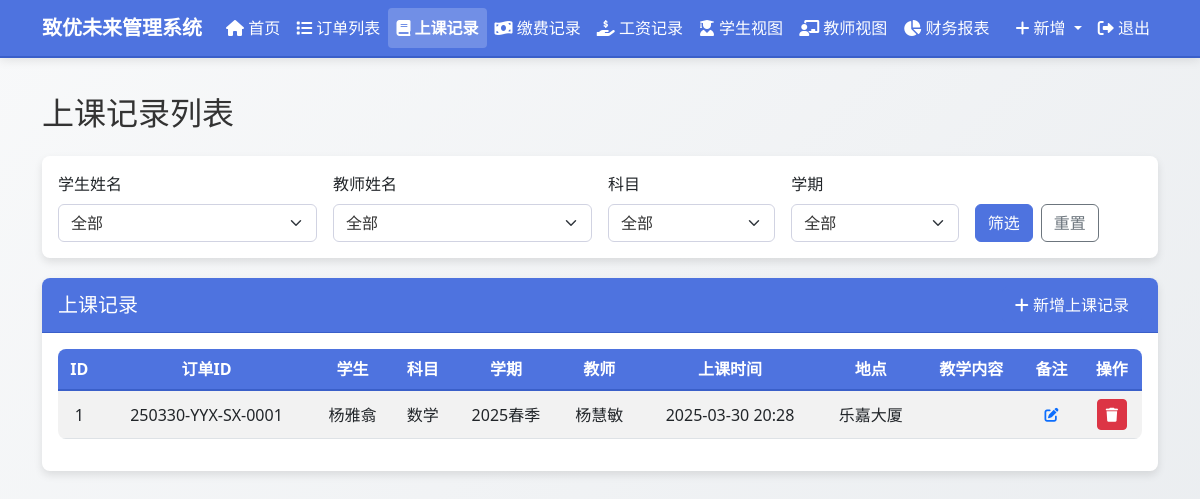
Page /class_records (signed in) on the earlier database version.
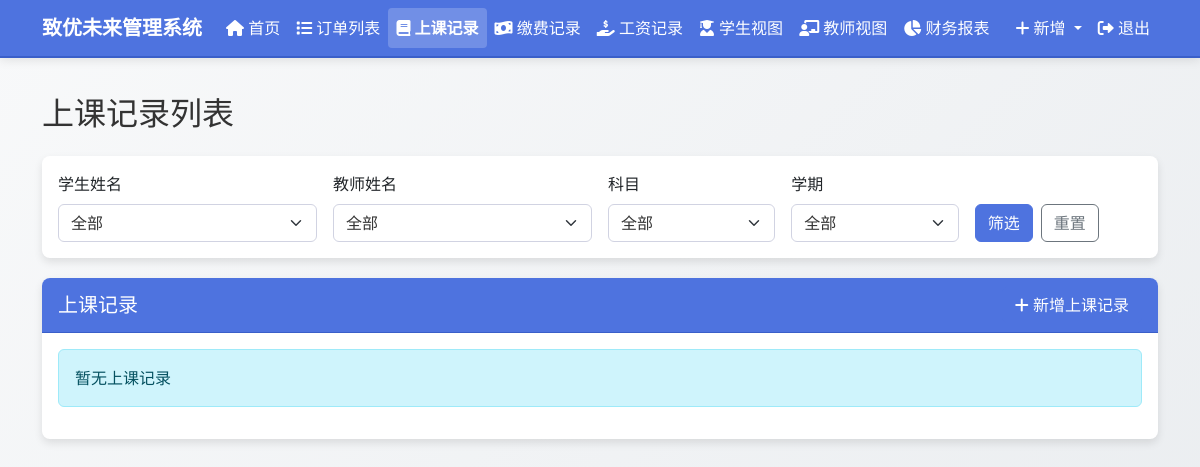
Same page on the later database version.
### models.py (models this page shows, shortened)
class ClassRecord(db.Model):
    id = db.Column(db.Integer, primary_key=True)
    order_id = db.Column(db.Integer, db.ForeignKey('order.id'), nullable=False)
    student_name = db.Column(db.String(100), nullable=False)
    subject = db.Column(db.String(100), nullable=False)
    semester = db.Column(db.String(100), nullable=False)
    teacher_name = db.Column(db.String(100), nullable=False)
    class_content = db.Column(db.Text, nullable=True)
    class_time = db.Column(db.DateTime, nullable=False, default=datetime.now)
    location = db.Column(db.String(100), nullable=False)
    note = db.Column(db.Text, nullable=True)
    created_at = db.Column(db.DateTime, default=datetime.now)

class Order(db.Model):
    id = db.Column(db.Integer, primary_key=True)
    order_number = db.Column(db.String(50),
                             unique=True,
                             nullable=False,
                             default="")
    student_name = db.Column(db.String(100), nullable=False)
    subject = db.Column(db.String(100), nullable=False)
    teacher_name = db.Column(db.String(100), nullable=False)
    semester = db.Column(db.String(100), nullable=False)
    total_classes = db.Column(db.Integer, default=0)
    completed_classes = db.Column(db.Integer, default=0)
    remaining_classes = db.Column(db.Integer, default=0)
    class_price = db.Column(db.Float, default=0.0)
    salary_price = db.Column(db.Float, default=0.0)  # 新增工资单价字段
    total_price = db.Column(db.Float, default=0.0)
    paid_amount = db.Column(db.Float, default=0.0)
    used_amount = db.Column(db.Float, default=0.0)
    remaining_amount = db.Column(db.Float, default=0.0)  # 已缴费用 - 已销费用
    payable_amount = db.Column(db.Float, default=0.0)  # 订单总价 - 已缴费用
    payable_salary = db.Column(db.Float, default=0.0)
    paid_salary = db.Column(db.Float, default=0.0)
    remaining_salary = db.Column(db.Float, default=0.0)
    order_note = db.Column(db.Text, nullable=True)
    teacher_note = db.Column(db.Text, nullable=True)
    student_note = db.Column(db.Text, nullable=True)
    created_at = db.Column(db.DateTime, default=datetime.now)
    class_records = db.relationship('ClassRecord', backref='order', lazy=True)
    payment_records = db.relationship('PaymentRecord',
                                      backref='order',
                                      lazy=True)
    salary_records = db.relationship('SalaryRecord',
                                     backref='order',
                                     lazy=True)

### routes.py (the view)
@app.route('/class_records')
@login_required
def class_records_list():
    student_name = request.args.get('student_name', '')
    teacher_name = request.args.get('teacher_name', '')
    subject = request.args.get('subject', '')
    semester = request.args.get('semester', '')
    query = ClassRecord.query
    if student_name:
        query = query.filter(ClassRecord.student_name == student_name)
    if teacher_name:
        query = query.filter(ClassRecord.teacher_name == teacher_name)
    if subject:
        query = query.filter(ClassRecord.subject == subject)
    if semester:
        query = query.filter(ClassRecord.semester == semester)
    class_records = query.order_by(ClassRecord.class_time.desc()).all()
    all_students = db.session.query(ClassRecord.student_name).distinct().all()
    all_teachers = db.session.query(ClassRecord.teacher_name).distinct().all()
    all_subjects = db.session.query(ClassRecord.subject).distinct().all()
    all_semesters = db.session.query(ClassRecord.semester).distinct().all()
    order_form = OrderForm()
    class_record_form = ClassRecordForm()
    payment_record_form = PaymentRecordForm()
    salary_record_form = SalaryRecordForm()
    all_orders = Order.query.all()
    class_record_form.order_id.choices = [
        (order.id,
         f"{order.order_number} - {order.student_name} - {order.subject}")
        for order in all_orders
    ]
    payment_record_form.order_id.choices = [
        (order.id,
         f"{order.order_number} - {order.student_name} - {order.subject}")
        for order in all_orders
    ]
    salary_record_form.order_id.choices = [
        (order.id,
         f"{order.order_number} - {order.teacher_name} - {order.subject}")
        for order in all_orders
    ]
    return render_template(
        'class_records_list.html',
        title='上课记录',
        class_records=class_records,
        all_students=[student[0] for student in all_students],
        all_teachers=[teacher[0] for teacher in all_teachers],
        all_subjects=[subject[0] for subject in all_subjects],
        all_semesters=[semester[0] for semester in all_semesters],
        selected_student=student_name,
        selected_teacher=teacher_name,
        selected_subject=subject,
        selected_semester=semester,
        edit_note_form=EditNoteForm(),
        order_form=order_form,
        class_record_form=class_record_form,
        payment_record_form=payment_record_form,
        salary_record_form=salary_record_form)

### forms.py
class OrderForm(FlaskForm):
    student_name = StringField('学生姓名', validators=[DataRequired()])
    subject = StringField('科目', validators=[DataRequired()])
    teacher_name = StringField('教师姓名', validators=[DataRequired()])
    semester = StringField('学期', validators=[DataRequired()])
    total_classes = IntegerField('总课程数', validators=[DataRequired(), NumberRange(min=1)])
    class_price = FloatField('课程单价', validators=[DataRequired(), NumberRange(min=0)])
    salary_price = FloatField('工资单价', validators=[DataRequired(), NumberRange(min=0)])
    order_note = TextAreaField('订单备注', validators=[Optional()])
    submit = SubmitField('保存')

class ClassRecordForm(FlaskForm):
    order_id = SelectField('订单编号', validators=[DataRequired()], coerce=int)
    student_name = StringField('学生姓名', render_kw={'readonly': True})
    subject = StringField('科目', render_kw={'readonly': True})
    semester = StringField('学期', render_kw={'readonly': True})
    teacher_name = StringField('教师姓名', render_kw={'readonly': True})
    class_content = TextAreaField('教学内容', validators=[Optional()])
    class_time = DateTimeLocalField('上课时间', format='%Y-%m-%dT%H:%M', validators=[DataRequired()], default=datetime.now)
    location = StringField('地点', validators=[DataRequired()])
    note = TextAreaField('备注', validators=[Optional()])
    submit = SubmitField('保存')

### app.py (called while the page is built)
@login_manager.user_loader
def load_user(user_id):
    from models import User
    return User.query.get(int(user_id))

### templates/class_records_list.html (shortened to what this page needs)
{% extends "layout.html" %}
{% block content %}
<h2 class="mb-4">上课记录列表</h2>
<div class="card filter-card">
    <div class="card-body">
        <form method="get" action="{{ url_for('class_records_list') }}" class="row g-3">
            <div class="col-md-3">
                <label for="student_name" class="form-label">学生姓名</label>
                <select name="student_name" id="student_name" class="form-select">
                    <option value="">全部</option>
                </select>
            </div>
            <div class="col-md-3">
                <label for="teacher_name" class="form-label">教师姓名</label>
                <select name="teacher_name" id="teacher_name" class="form-select">
                    <option value="">全部</option>
                </select>
            </div>
            <div class="col-md-2">
                <label for="subject" class="form-label">科目</label>
                <select name="subject" id="subject" class="form-select">
                    <option value="">全部</option>
                </select>
            </div>
            <div class="col-md-2">
                <label for="semester" class="form-label">学期</label>
                <select name="semester" id="semester" class="form-select">
                    <option value="">全部</option>
                </select>
            </div>
            <div class="col-md-2 d-flex align-items-end">
                <button type="submit" class="btn btn-primary">筛选</button>
                <a href="{{ url_for('class_records_list') }}" class="btn btn-outline-secondary ms-2">重置</a>
            </div>
        </form>
    </div>
</div>
<div class="card">
    <div class="card-header d-flex justify-content-between align-items-center">
        <h5 class="mb-0">上课记录</h5>
        <button type="button" class="btn btn-primary" data-bs-toggle="modal" data-bs-target="#newClassRecordModal">
            <i class="fas fa-plus"></i> 新增上课记录
        </button>
    </div>
    <div class="card-body">
        {% if class_records %}
        <div class="table-responsive">
            <table class="table table-striped table-hover">
                <thead>
                    <tr>
                        <th>ID</th>
                        <th>订单ID</th>
                        <th>学生</th>
                        <th>科目</th>
                        <th>学期</th>
                        <th>教师</th>
                        <th>上课时间</th>
                        <th>地点</th>
                        <th>教学内容</th>
                        <th>备注</th>
                        <th>操作</th>
                    </tr>
                </thead>
                <tbody>
                    {% for record in class_records %}
                    <tr>
                        <td>{{ record.id }}</td>
                        <td>{{ record.order.order_number }}</td>
                        <td>{{ record.student_name }}</td>
                        <td>{{ record.subject }}</td>
                        <td>{{ record.semester }}</td>
                        <td>{{ record.teacher_name }}</td>
                        <td>{{ record.class_time.strftime('%Y-%m-%d %H:%M') }}</td>
                        <td>{{ record.location }}</td>
                        <td>{{ record.class_content }}</td>
                        <td>
                            <button type="button" class="btn btn-sm btn-link edit-note"
                                    data-bs-toggle="modal" data-bs-target="#editNoteModal"
                                    data-note-id="{{ record.id }}"
                                    data-note-type="class_note"
                                    data-note-text="{{ record.note or '' }}">
                                <i class="fas fa-edit"></i>
                            </button>
                        </td>
                        <td>
                            <button type="button" class="btn btn-sm btn-danger delete-class-record"
                                    data-record-id="{{ record.id }}"
                                    data-student-name="{{ record.student_name }}"
                                    data-class-time="{{ record.class_time.strftime('%Y-%m-%d %H:%M') }}">
                                <i class="fas fa-trash"></i>
                            </button>
                        </td>
                    </tr>
                    {% endfor %}
                </tbody>
            </table>
        </div>
        {% else %}
        <div class="alert alert-info">暂无上课记录</div>
        {% endif %}
    </div>
</div>
{% endblock %}

### templates/layout.html (shortened to what this page needs)
<!DOCTYPE html>
<html lang="zh-CN">
<head>
    <link href="https://cdn.jsdelivr.net/npm/bootstrap@5.3.0/dist/css/bootstrap.min.css" rel="stylesheet">
    <link href="https://cdnjs.cloudflare.com/ajax/libs/font-awesome/6.0.0/css/all.min.css" rel="stylesheet">
    <link href="{{ url_for('static', filename='css/style.css') }}" rel="stylesheet">
</head>
<body data-bs-theme="light">
    {% if current_user.is_authenticated %}
    <nav class="navbar navbar-expand-lg navbar-light bg-primary fixed-top">
        <div class="container">
            <a class="navbar-brand" href="{{ url_for('dashboard') }}">致优未来管理系统</a>
            <div class="collapse navbar-collapse" id="navbarNav">
                <ul class="navbar-nav me-auto">
                    <li class="nav-item">
                        <a class="nav-link {% if request.endpoint == 'dashboard' %}active{% endif %}" href="{{ url_for('dashboard') }}">
                            <i class="fas fa-home"></i> 首页
                        </a>
                    </li>
                    <li class="nav-item">
                        <a class="nav-link {% if request.endpoint == 'order_list' %}active{% endif %}" href="{{ url_for('order_list') }}">
                            <i class="fas fa-list"></i> 订单列表
                        </a>
                    </li>
                    <li class="nav-item">
                        <a class="nav-link {% if request.endpoint == 'class_records_list' %}active{% endif %}" href="{{ url_for('class_records_list') }}">
                            <i class="fas fa-book"></i> 上课记录
                        </a>
                    </li>
                    <li class="nav-item">
                        <a class="nav-link {% if request.endpoint == 'payment_records_list' %}active{% endif %}" href="{{ url_for('payment_records_list') }}">
                            <i class="fas fa-money-bill-wave"></i> 缴费记录
                        </a>
                    </li>
                    <li class="nav-item">
                        <a class="nav-link {% if request.endpoint == 'salary_records_list' %}active{% endif %}" href="{{ url_for('salary_records_list') }}">
                            <i class="fas fa-hand-holding-usd"></i> 工资记录
                        </a>
                    </li>
                    <li class="nav-item">
                        <a class="nav-link {% if request.endpoint == 'student_view' %}active{% endif %}" href="{{ url_for('student_view') }}">
                            <i class="fas fa-user-graduate"></i> 学生视图
                        </a>
                    </li>
                    <li class="nav-item">
                        <a class="nav-link {% if request.endpoint == 'teacher_view' %}active{% endif %}" href="{{ url_for('teacher_view') }}">
                            <i class="fas fa-chalkboard-teacher"></i> 教师视图
                        </a>
                    </li>
                    <li class="nav-item">
                        <a class="nav-link {% if request.endpoint == 'financial_report' %}active{% endif %}" href="{{ url_for('financial_report') }}">
                            <i class="fas fa-chart-pie"></i> 财务报表
                        </a>
                    </li>
                </ul>
                <ul class="navbar-nav">
                    <li class="nav-item dropdown">
                        <a class="nav-link dropdown-toggle" href="#" id="navbarDropdown" role="button" data-bs-toggle="dropdown" aria-expanded="false">
                            <i class="fas fa-plus"></i> 新增
                        </a>
                    </li>
                    <li class="nav-item">
                        <a class="nav-link" href="{{ url_for('logout') }}">
                            <i class="fas fa-sign-out-alt"></i> 退出
                        </a>
                    </li>
                </ul>
            </div>
        </div>
    </nav>
    {% endif %}
    <div class="container main-content my-4">
        {% block content %}{% endblock %}
    </div>
</body>
</html>

### static/css/style.css (style rules this page uses)
body { font-family: 'Segoe UI', Tahoma, Geneva, Verdana, sans-serif; color: #333; background-color: #f8f9fa; background-image: linear-gradient(135deg, #f8f9fa 0%, #e9ecef 100%); background-attachment: fixed; }
.main-content { padding-top: 70px; min-height: calc(100vh - 120px); }
.navbar { box-shadow: 0 2px 10px rgba(0, 0, 0, 0.1); background-color: #4e73df !important; border-bottom: 1px solid #3a5fc9; }
.navbar-brand { font-weight: bold; color: #fff !important; }
.navbar .nav-link { color: #fff !important; }
.nav-link.active { background-color: rgba(255, 255, 255, 0.2) !important; border-radius: 4px; font-weight: bold; }
.card { border: none; border-radius: 8px; box-shadow: 0 4px 8px rgba(0, 0, 0, 0.1); margin-bottom: 20px; background-color: #fff; transition: transform 0.2s ease-in-out; }
.card-header { border-radius: 8px 8px 0 0 !important; font-weight: bold; background-color: #4e73df !important; color: white; border-bottom: 1px solid #3a5fc9; }
.btn-primary { background-color: #4e73df; border-color: #4e73df; }
.form-control, .form-select { background-color: #fff; border: 1px solid #d1d3e2; color: #333; }
.bg-primary { background-color: #4e73df !important; border-bottom: 2px solid #3a5fc9; }

Differences in the rows shown:
removed ClassRecord: id "1", order.order_number "250330-YYX-SX-0001", student_name "杨雅翕", subject "数学", semester "2025春季", teacher_name "杨慧敏", class_time "2025-03-30 20:28", location "乐嘉大厦"
Other differences:
text no longer shown: "ID 订单ID 学生 科目 学期 教师 上课时间 地点 教学内容 备注 操作"
text now shown: "暂无上课记录"
